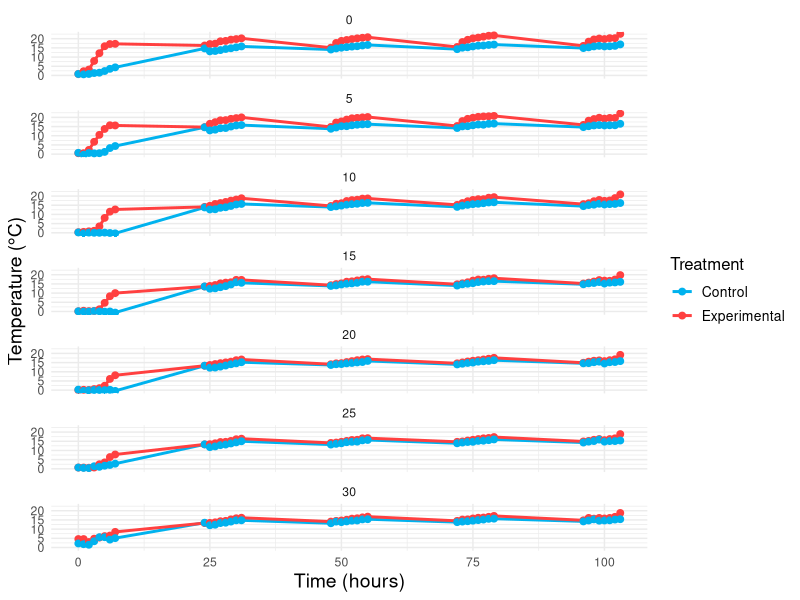
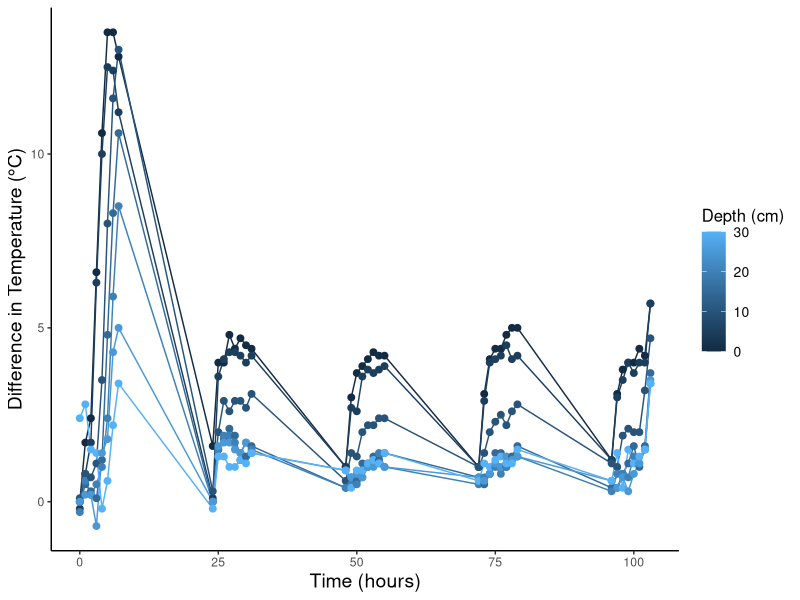
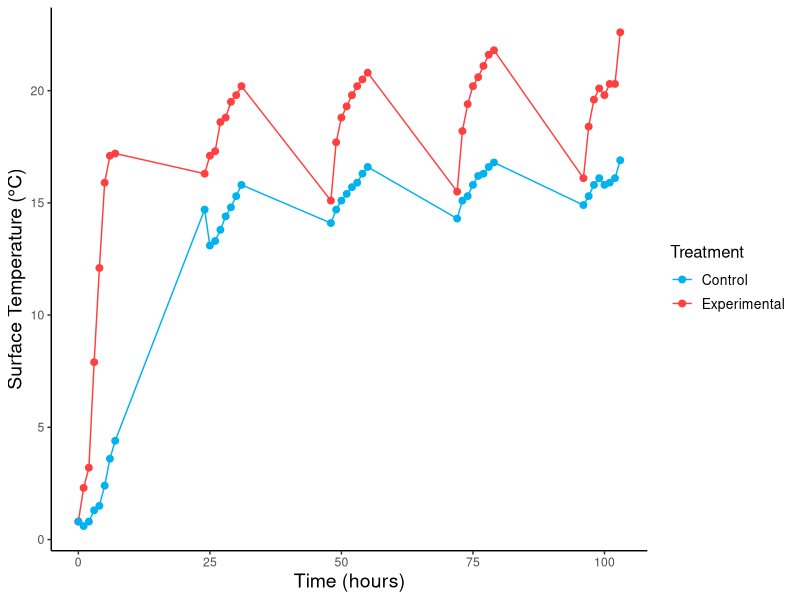

These charts were generated, in order, by the following R code:
# RQ2
# TEMPERATURE, TIME BY DEPTH 
# 09/12/2025


# LOAD LIBRARIES----
library(tidyverse)
library(ggplot2)
library(readxl)
library(dplyr)

# LOAD DATA----
clean_control_exp_data <- read_excel("datasets/lab_experiment/clean_control_exp_data.xlsx")


# FIGURE AS FACET WRAP ----
(rq2_facet_temp_time<-ggplot(clean_control_exp_data, aes(x = hour, y = temp, color = type)) +
  geom_line(size = 1) +
  geom_point(size = 2) +
  labs(
    x = "Time (hours)",
    y = "Temperature (°C)",
    color = "Treatment"
  ) +
  facet_wrap(~ depth, ncol = 1)+
   scale_color_manual(labels = c("con"="Control", "exp"= "Experimental") ,values = c("con" = "deepskyblue2", "exp" = "brown1"))+
  theme_minimal() +
  theme(
    plot.title = element_text(hjust = 0.5, size = 16, face = "bold"),
    axis.title.x = element_text(size = 14),
    axis.title.y = element_text(size = 14),
    legend.title = element_text(size = 12),
    legend.text = element_text(size = 10)
  )
)

# FIGURE AS DIFFERENCE IN TEMPERATURE----
(change_temp_time<-clean_control_exp_data %>%
   filter(!is.na(change_in_temp), !is.na(hour)) %>%
   ggplot(aes(x = hour, y = change_in_temp, color = depth, group = depth)) +
    geom_line() +
    geom_point(size = 2) +
    labs(
      x = "Time (hours)",
      y = "Difference in Temperature (°C)",
      color = "Depth (cm)"
    ) +
    theme_classic() +
    theme(
      plot.title = element_text(hjust = 0.5, size = 16, face = "bold"),
      axis.title.x = element_text(size = 14),
      axis.title.y = element_text(size = 14),
      legend.title = element_text(size = 12),
      legend.text = element_text(size = 10)
    )
)

# FIGURE JUST SURFACE TEMP ----
(surface_temp_time<-clean_control_exp_data %>%
   filter(depth == 0) %>%
   ggplot(aes(x = hour, y = temp, color = type, group = type)) +
   geom_line() +
   geom_point(size = 2) +
   labs(
     x = "Time (hours)",
     y = "Surface Temperature (°C)",
     color = "Treatment"
   ) +
   scale_color_manual(labels = c("con"="Control", "exp"= "Experimental") ,values = c("con" = "deepskyblue2", "exp" = "brown1"))+
   theme_classic() +
   theme(
     plot.title = element_text(hjust = 0.5, size = 16, face = "bold"),
     axis.title.x = element_text(size = 14),
     axis.title.y = element_text(size = 14),
     legend.title = element_text(size = 12),
     legend.text = element_text(size = 10)
   )
)
